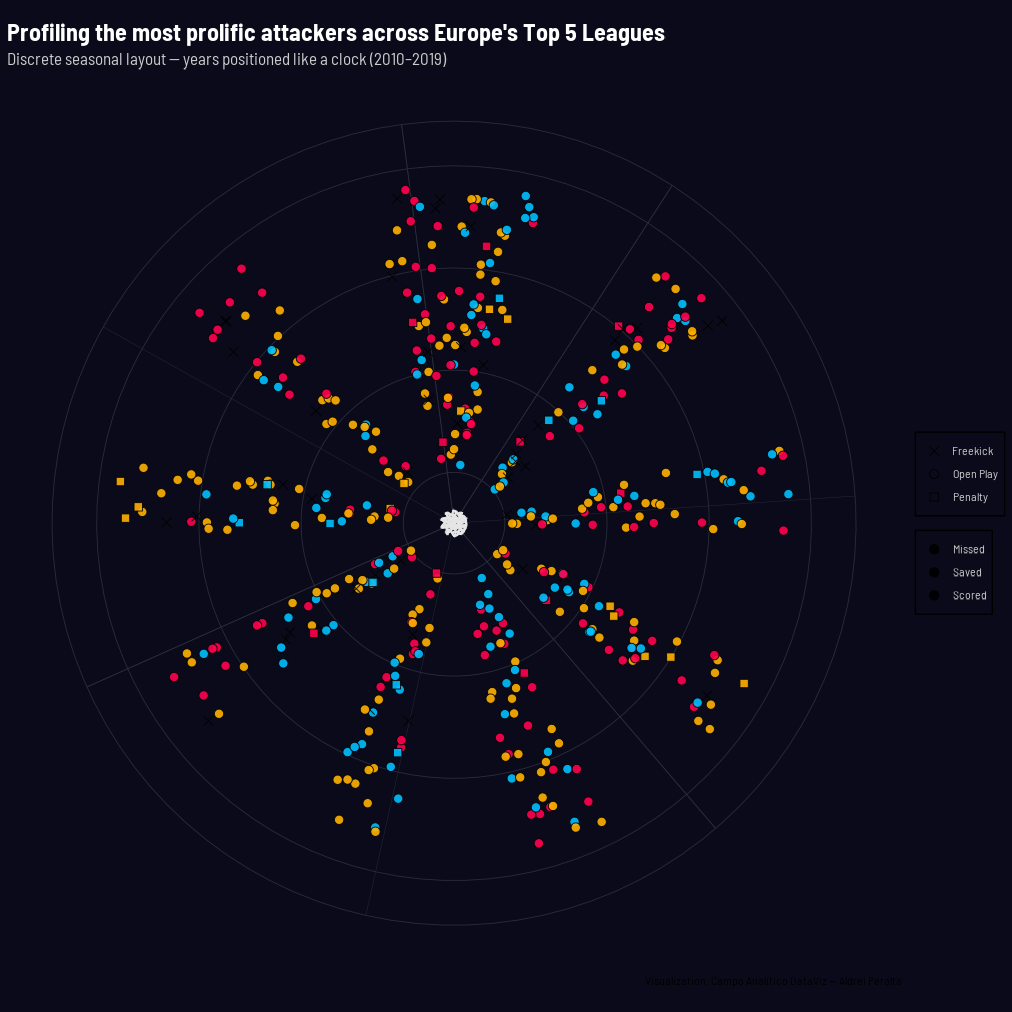

Write the R code that produced this figure.
# =====================================================
# Gráfico: Distribuição de Chutes em Formato Polar (2010–2019)
# =====================================================
# Autor: Campo Analítico (Aldrei Peralta)
# Objetivo:
# Criar uma visualização circular que organiza temporadas
# em posições semelhantes às de um relógio, mostrando
# o desempenho dos atacantes por tipo e resultado de chute.
# =====================================================

# =====================
# PACOTES
# =====================
library(ggplot2)   # Criação do gráfico
library(dplyr)     # Manipulação de dados
library(showtext)  # Fontes do Google Fonts

# =====================
# FONTE
# =====================
font_add_google("Barlow Semi Condensed", "barlow")
showtext_auto()

# =====================
# DADOS SIMULADOS
# =====================
# (Substitua por um CSV real, se desejar usar dados de verdade)
set.seed(123)
shots <- tibble(
  season = sample(2010:2019, 500, replace = TRUE),
  distance = runif(500, 2, 30),
  result = sample(c("Scored", "Saved", "Missed"), 500, replace = TRUE, prob = c(0.25, 0.45, 0.3)),
  type = sample(c("Open Play", "Freekick", "Penalty"), 500, replace = TRUE, prob = c(0.85, 0.1, 0.05))
)

# =====================
# ORGANIZAÇÃO DAS TEMPORADAS
# =====================
unique_seasons <- sort(unique(shots$season))
n_seasons <- length(unique_seasons)
angle_step <- 360 / n_seasons  # ângulo de separação entre temporadas

shots <- shots %>%
  mutate(
    season_order = match(season, unique_seasons),
    # define ângulo central e aplica leve jitter para não sobrepor pontos
    angle = (season_order - 1) * angle_step,
    angle_jitter = angle + runif(n(), min = -angle_step * 0.2, max = angle_step * 0.2)
  )

# =====================
# RÓTULOS DAS TEMPORADAS
# =====================
label_radius <- max(shots$distance) + 5
season_labels <- tibble(
  season = unique_seasons,
  angle = (seq_along(unique_seasons) - 1) * angle_step,
  label_angle = ifelse(angle >= 90 & angle <= 270, angle + 180, angle), # ajusta texto para não ficar de cabeça pra baixo
  y = label_radius
)

# =====================
# CORES E FORMAS
# =====================
colors <- c("Missed" = "#FF004F", "Saved" = "#FFB000", "Scored" = "#00BFFF")
shapes <- c("Open Play" = 21, "Freekick" = 4, "Penalty" = 22)

# =====================
# CRIAÇÃO DO GRÁFICO POLAR
# =====================
plot_polar <- ggplot(shots, aes(x = angle_jitter, y = distance)) +
  geom_point(aes(fill = result, shape = type),
             size = 3, color = "black", alpha = 0.9) +
  
  # Rótulos dos anos nas bordas (como números de relógio)
  geom_text(data = season_labels,
            aes(x = angle, y = y, label = season, angle = label_angle),
            color = "gray90", family = "barlow", size = 4, fontface = "bold") +
  
  # Legendas e escalas
  scale_fill_manual(values = colors) +
  scale_shape_manual(values = shapes) +
  coord_polar(start = 0, direction = -1) +   # formato circular
  scale_y_reverse(limits = c(label_radius, 0)) + # centraliza os pontos
  
  # Tema escuro e elegante
  theme_minimal(base_family = "barlow") +
  theme(
    plot.background = element_rect(fill = "#0A0A1A", color = NA),
    panel.background = element_rect(fill = "#0A0A1A", color = NA),
    panel.grid = element_line(color = "#2A2C3A", size = 0.3),
    legend.position = "right",
    legend.background = element_rect(fill = "#0A0A1A"),
    legend.text = element_text(color = "gray80"),
    legend.title = element_blank(),
    axis.text = element_blank(),
    axis.title = element_blank(),
    plot.title = element_text(color = "white", size = 18, face = "bold"),
    plot.subtitle = element_text(color = "gray80", size = 13)
  ) +
  labs(
    title = "Profiling the most prolific attackers across Europe's Top 5 Leagues",
    subtitle = "Discrete seasonal layout — years positioned like a clock (2010–2019)",
    caption = "Visualization: Campo Analitico DataViz — Aldrei Peralta"
  )

# Exibe o gráfico
plot_polar

# =====================
# SALVAR A IMAGEM
# =====================
ggsave(
  filename = "attacker_profiling_polar.png",
  plot = plot_polar,
  width = 1012 / 96,
  height = 1012 / 96,
  dpi = 96,
  bg = "#0A0A1A"
)

message("Gráfico salvo como: attacker_profiling_polar.png")
